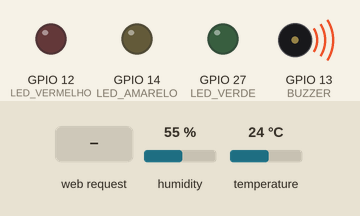
The sketch below on a simulated ESP32. Parts: output pins drawn as LEDs (lit = HIGH), buzzer (waves = sounding). The test bench sets the inputs (shaded band); at power-on: humidity 55 %, temperature 24 °C. WiFi joins after 1.5 s; servers stay silent unless stated; what the sketch prints to the serial monitor is not drawn.

Above: at 0.1 s.
At 5.2 s:
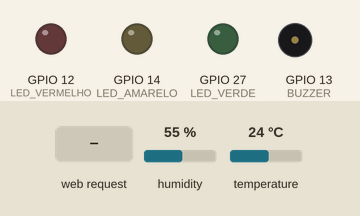
5.3 s: HTTP request GET / received
At 6.8 s:
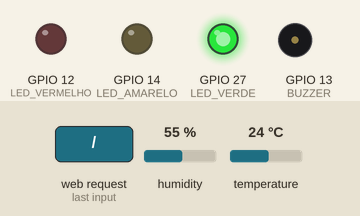
Timing chart, 0 to 8.3 s (numbered marks = the images above; inputs shaded):
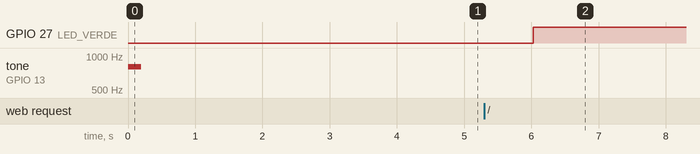

The sketch:

quarta_IOT.ino
```cpp
#include <WiFi.h>
#include <WebServer.h>
#include "DHT.h"

#define DHTPIN 34
#define DHTTYPE DHT11
#define LDR_PIN 35

#define LED_VERDE 27
#define LED_AMARELO 14
#define LED_VERMELHO 12
#define BUZZER 13


const char* ssid = "Motog52";
const char* password = "Gabriel2025";

DHT dht(DHTPIN, DHTTYPE);
WebServer server(80);

bool leituraAtiva = true;
bool incendioAtivo = false;


IPAddress local_IP;
IPAddress gateway;
IPAddress subnet(255, 255, 255, 0);

void configurarIP() {
  WiFi.begin(ssid, password);
  Serial.println("Conectando ao Wi-Fi...");
  while (WiFi.status() != WL_CONNECTED) {
    delay(500);
    Serial.print(".");
  }

  IPAddress ip = WiFi.localIP();
  gateway = WiFi.gatewayIP();
  local_IP = IPAddress(ip[0], ip[1], ip[2], 250);

  WiFi.disconnect(true);
  delay(1000);

  if (!WiFi.config(local_IP, gateway, subnet)) {
    Serial.println("Falha ao configurar IP estático!");
  }

  WiFi.begin(ssid, password);
  while (WiFi.status() != WL_CONNECTED) {
    delay(500);
    Serial.print(".");
  }

  Serial.println("\nWi-Fi conectado!");
  Serial.print("Acesse o site em: http://");
  Serial.println(WiFi.localIP());
}


String statusAmbiente(float temp, int luz) {
  String status;

  if (temp <= 30) {
    status = "<span style='color: #00ff88;'>Ambiente normal</span>";
    digitalWrite(LED_VERDE, HIGH);
    digitalWrite(LED_AMARELO, LOW);
    digitalWrite(LED_VERMELHO, LOW);
    noTone(BUZZER);
    incendioAtivo = false;
  }
  else if (temp > 30 && luz < 80) {
    status = "<span style='color: #FFD700;'>Risco de incêndio! Fique alerta!</span>";
    digitalWrite(LED_VERDE, LOW);
    digitalWrite(LED_AMARELO, HIGH);
    digitalWrite(LED_VERMELHO, LOW);

    // 3 bipes de 2 segundos
    for (int i = 0; i < 3; i++) {
      tone(BUZZER, 1000);
      delay(2000);
      noTone(BUZZER);
      delay(500);
    }
    incendioAtivo = false;
  }
  else if (temp > 30 && luz >= 80) {
    status = "<span style='color: #FF4444;'>INCÊNDIO DETECTADO! CHAME OS BOMBEIROS!</span>";
    digitalWrite(LED_VERDE, LOW);
    digitalWrite(LED_AMARELO, LOW);
    digitalWrite(LED_VERMELHO, HIGH);

    tone(BUZZER, 1200); // buzzer contínuo
    incendioAtivo = true;
  }

  return status;
}


String gerarPaginaHTML(float temp, float umid, int luz) {
  String status = statusAmbiente(temp, luz);

  String html = R"====(
  <html>
  <head>
    <meta http-equiv="refresh" content="3">
    <title>Monitor de Incêndio - ESP32</title>
    <style>
      body {
        font-family: Arial;
        background-color: #1b1b1b;
        color: white;
        text-align: center;
      }
      .card {
        background: #222;
        border-radius: 15px;
        padding: 20px;
        margin: 30px auto;
        width: 320px;
        box-shadow: 0 0 10px #555;
      }
      button {
        background: #12A4DB;
        border: none;
        padding: 10px 20px;
        color: white;
        border-radius: 10px;
        font-size: 16px;
        cursor: pointer;
      }
      button:hover { background: #0e8bbf; }
    </style>
  </head>
  <body>
    <h2>Monitor de Incêndio Inteligente</h2>
    <div class='card'>
  )====";

  html += "<p><b>Temperatura:</b> " + String(temp, 1) + " °C</p>";
  html += "<p><b>Umidade:</b> " + String(umid, 1) + " %</p>";
  html += "<p><b>Iluminação:</b> " + String(luz) + " %</p>";
  html += "<hr>";
  html += "<h3>Status do Ambiente:</h3>";
  html += "<p>" + status + "</p>";
  html += "<form action='/toggle' method='POST'><button>Alternar Leitura</button></form>";
  html += "<p>Status da leitura: <b>" + String(leituraAtiva ? "Ativa " : "Pausada ") + "</b></p>";
  html += "</div></body></html>";
  return html;
}

// ===================== ROTAS =====================

void handleRoot() {
  float temperatura = dht.readTemperature();
  float umidade = dht.readHumidity();
  int leituraLDR = analogRead(LDR_PIN);
  int luminosidade = map(leituraLDR, 0, 4095, 100, 0);

  if (isnan(temperatura) || isnan(umidade)) {
    digitalWrite(LED_VERMELHO, HIGH);
    tone(BUZZER, 800, 500);
    temperatura = 0;
    umidade = 0;
  }

  server.send(200, "text/html", gerarPaginaHTML(temperatura, umidade, luminosidade));
}

void handleToggle() {
  leituraAtiva = !leituraAtiva;
  if (!leituraAtiva) {
    digitalWrite(LED_VERDE, LOW);
    digitalWrite(LED_AMARELO, LOW);
    digitalWrite(LED_VERMELHO, LOW);
    noTone(BUZZER);
  }
  server.sendHeader("Location", "/");
  server.send(303);
}


void setup() {
  Serial.begin(115200);
  pinMode(LED_VERDE, OUTPUT);
  pinMode(LED_AMARELO, OUTPUT);
  pinMode(LED_VERMELHO, OUTPUT);
  pinMode(BUZZER, OUTPUT);

  digitalWrite(LED_VERDE, LOW);
  digitalWrite(LED_AMARELO, LOW);
  digitalWrite(LED_VERMELHO, LOW);
  noTone(BUZZER);

  tone(BUZZER, 800, 200); // sinal inicial

  dht.begin();
  configurarIP();

  server.on("/", handleRoot);
  server.on("/toggle", HTTP_POST, handleToggle);
  server.begin();

  Serial.println(" Servidor iniciado!");
}


void loop() {
  server.handleClient();

  if (leituraAtiva) {
    delay(2000);
  } else {
    delay(500);
  }

  if (incendioAtivo) {
    float temperatura = dht.readTemperature();
    if (temperatura <= 30) {
      noTone(BUZZER);
      incendioAtivo = false;
    }
  }
}
```

Measured:
- after the input at 5.3 s, GPIO 27 (LED_VERDE): LOW → HIGH after 0.73 s
